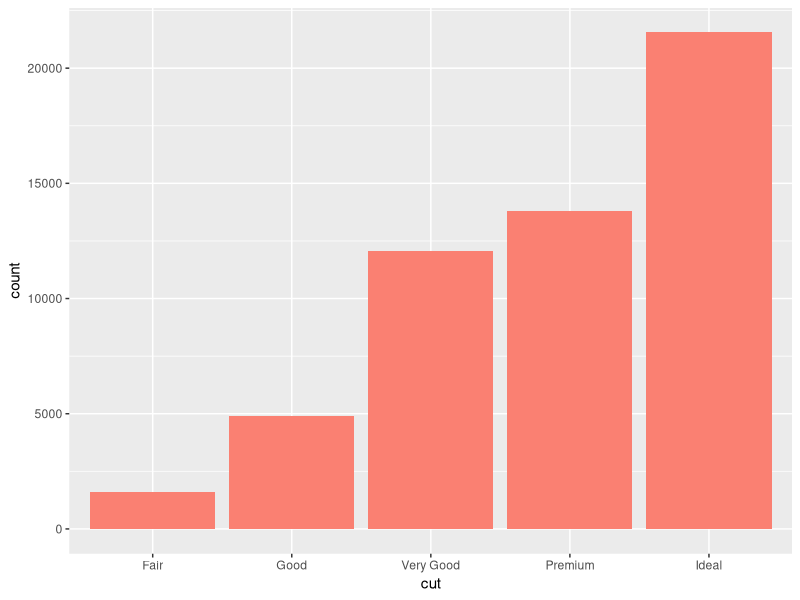
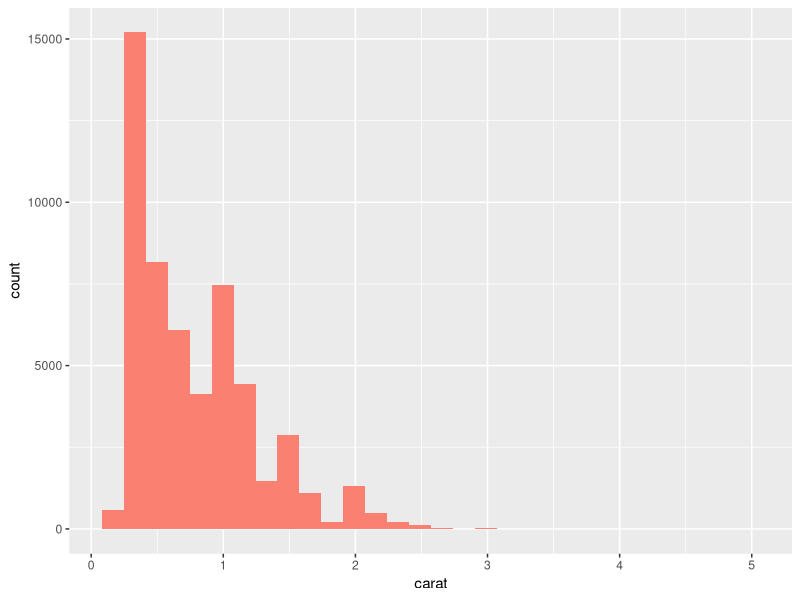
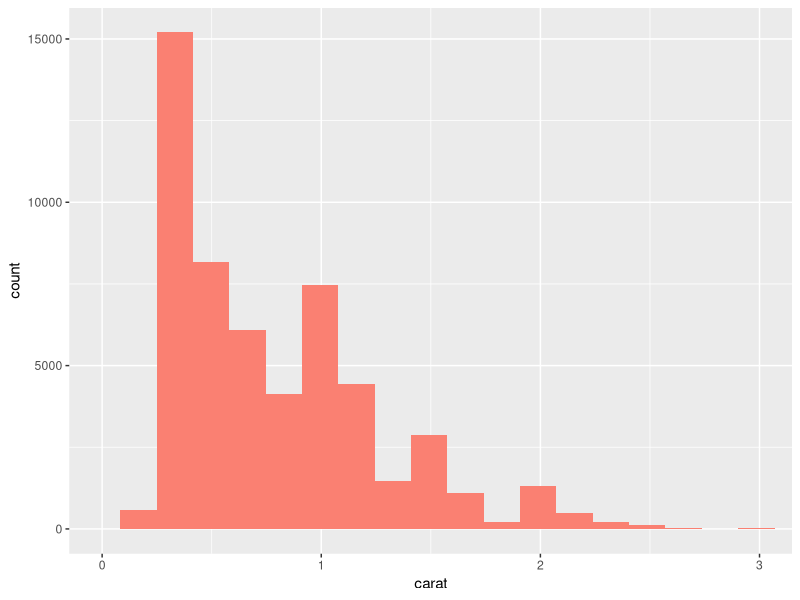
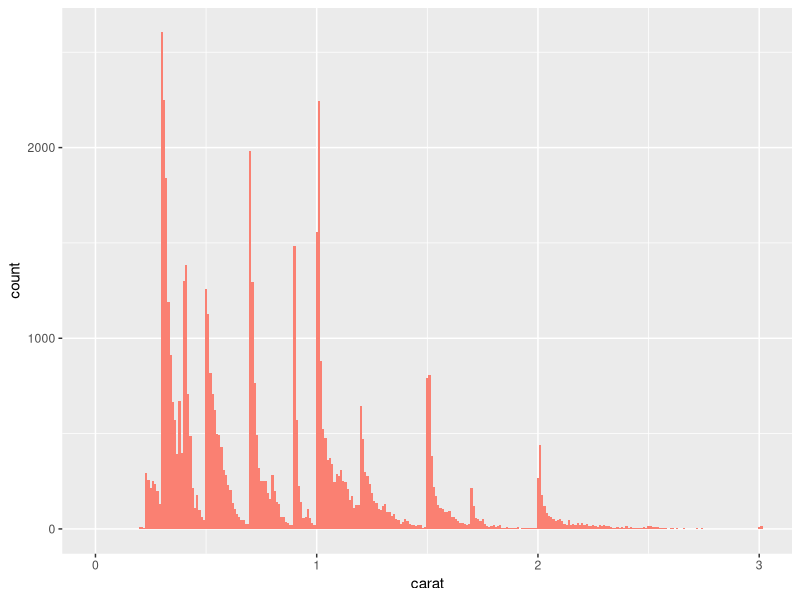
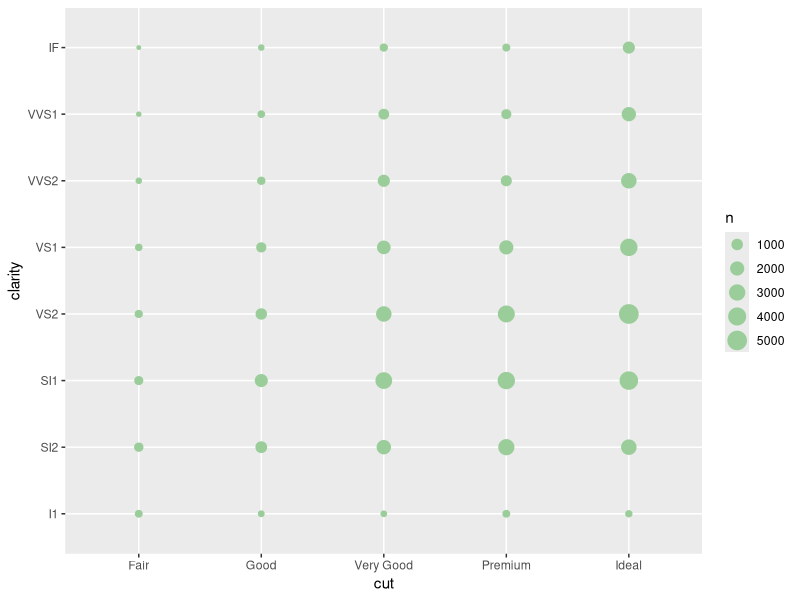
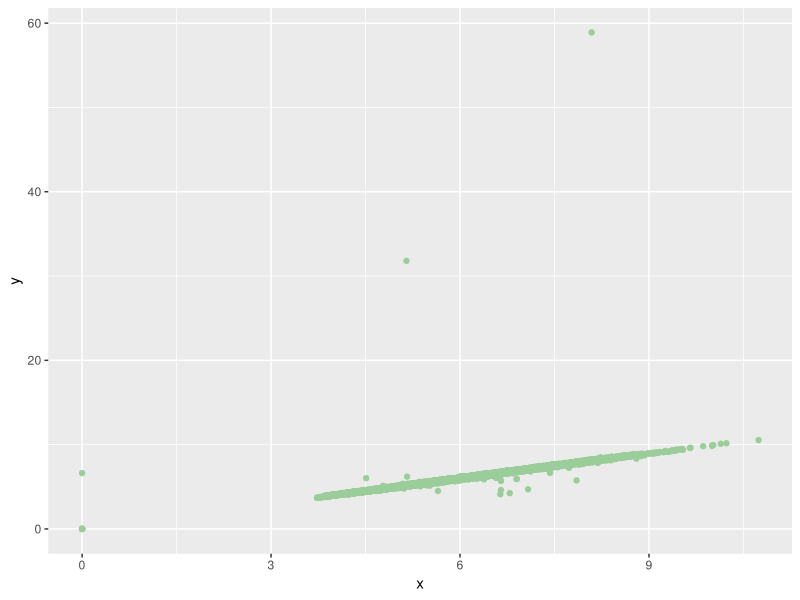
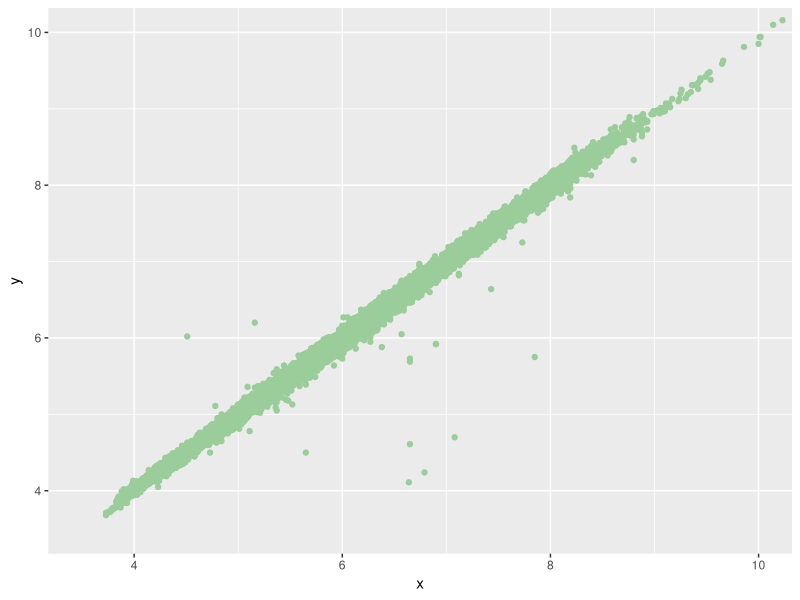
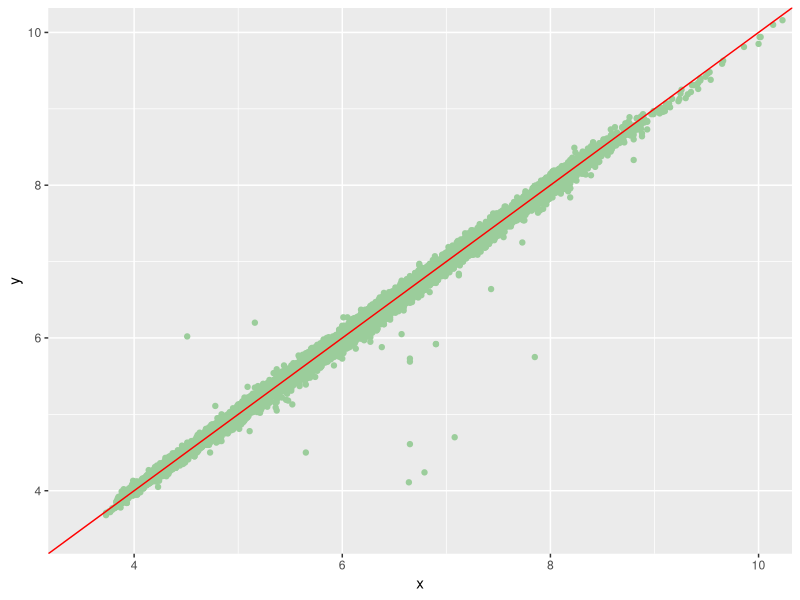

These figures' R source, in order:
## ---- chunk 1
knitr::opts_chunk$set(echo = TRUE)
## ---- chunk 2
library('ggplot2')
ggplot(data = diamonds) +
  geom_bar(mapping = aes(x = cut), fill="salmon")
## ---- chunk 3
ggplot(data = diamonds) +
geom_histogram(mapping = aes(x = carat), fill="salmon")
## ---- chunk 4
ggplot(data = diamonds) +
  geom_histogram(mapping = aes(x = carat),fill="salmon") +
  coord_cartesian(xlim = c(0,3))
## ---- chunk 5
ggplot(data = diamonds) +
  geom_histogram(mapping = aes(x = carat), binwidth = 0.01, fill = "salmon") +
  coord_cartesian(xlim = c(0,3))
## ---- chunk 6
ggplot(data = diamonds,) +
  geom_count(mapping = aes(x = cut, y = clarity), color="darkseagreen3")

## ---- chunk 7
ggplot(data = diamonds) +
  geom_point(mapping = aes(x = x, y = y), color="darkseagreen3")
## ---- chunk 8
ggplot(data = diamonds) +
  geom_point(mapping = aes(x = x, y = y), color="darkseagreen3") +
  coord_cartesian(xlim = c(3.5, 10), ylim = c(3.5,10))
## ---- chunk 9
ggplot(data = diamonds) +
  geom_point(mapping = aes(x = x, y = y),  color="darkseagreen3") +
  geom_abline(slope = 1, intercept = 0, color = "red") +
  coord_cartesian(xlim = c(3.5, 10), ylim = c(3.5,10))
## ---- chunk 10
library(dplyr)

avg_price_by_carat <- diamonds %>%
  mutate(carat = round(carat, 1)) %>%
  group_by(carat) %>%
  summarise(avg_price = mean(price))
avg_price_by_carat
## ---- chunk 11
ggplot(data = avg_price_by_carat) +
  geom_line(mapping = aes(x = carat, y = avg_price))
## ---- chunk 12
ggplot(data = diamonds) +
  geom_boxplot(mapping = aes(x = cut, y = price))
## ---- chunk 13
ggplot(data = diamonds) +
  geom_histogram(aes(x = carat), binwidth = 0.01, color = "darkorchid2")

## ---- chunk 14
ggplot(data = diamonds) +
  geom_histogram(aes(x = carat), binwidth = 0.01, color = "darkorchid2") +
  scale_x_log10()

## ---- chunk 15
ggplot(data = diamonds) +
  geom_point(aes(x = carat, y = price), color = "darkorchid2") +
  scale_x_log10() +
  scale_y_log10()
## ---- chunk 16
ggplot(data = diamonds) +
  geom_point(mapping = aes(x = carat, y = price))
## ---- chunk 17
ggplot(data = diamonds) +
  geom_point(mapping = aes(x = carat, y = price, color = cut))
## ---- chunk 18
ggplot(data = diamonds) +
  geom_point(mapping = aes(x = carat, y = price, color = cut)) +
  facet_wrap(~cut)
## ---- chunk 19
ggplot(data = diamonds) +
  geom_point(mapping = aes(x = carat, y = price, color = cut)) +
  facet_grid(. ~ cut)
## ---- chunk 20

ggplot(data = diamonds) +
  geom_point(mapping = aes(x = carat, y = price, color = cut)) +
  facet_grid(clarity ~ cut)
